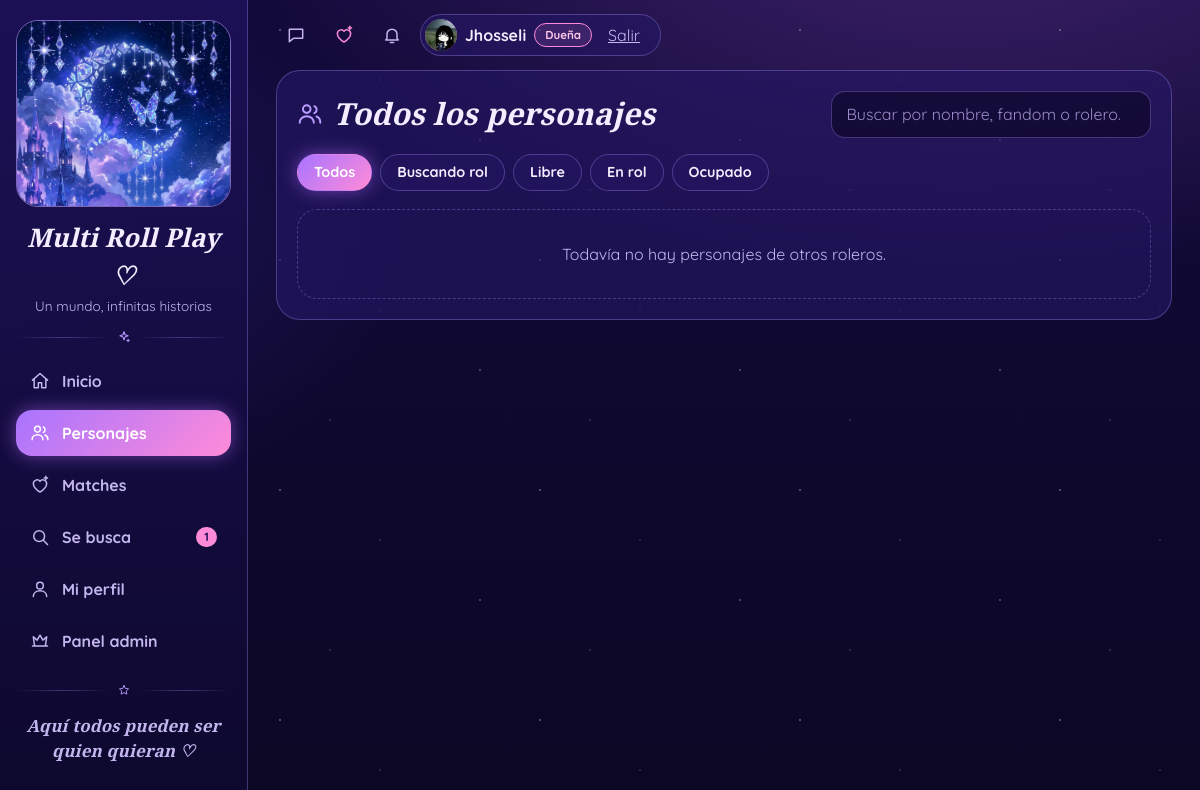
The app's page /personajes (signed in) with its own data.
### app.py (models this page shows)
class Usuario(UserMixin, db.Model):
    id = db.Column(db.Integer, primary_key=True)
    username = db.Column(db.String(80), unique=True, nullable=False)
    password_hash = db.Column(db.String(200), nullable=False)
    role = db.Column(db.String(20), default='user')       # 'user', 'admin', 'owner' (dueña) o 'creator' (creadora)
    puntos = db.Column(db.Integer, default=0)
    is_approved = db.Column(db.Boolean, default=False)         # lo aprueba un admin
    foto_url = db.Column(db.String(300), nullable=True)        # foto de perfil
    bio = db.Column(db.String(300), nullable=True)             # presentación breve
    personajes = db.relationship('Personaje', backref='dueno', lazy=True, cascade='save-update, merge')
    solicitudes = db.relationship('Solicitud', backref='autor', lazy=True,
                                  cascade='all, delete-orphan')
    @property
    def es_dueno(self):          # nivel máximo: la dueña del grupo y la creadora tienen los mismos permisos
        return self.role in ('owner', 'creator')
    @property
    def es_admin(self):          # el nivel máximo también tiene poderes de admin
        return self.role in ('admin', 'owner', 'creator')
    @property
    def etiqueta_rol(self):
        return ('Creadora' if self.role == 'creator' else 'Dueña' if self.role == 'owner'
                else 'Admin' if self.es_admin else 'Rolero')

### app.py (the view)
@app.route('/personajes')
@login_required
def personajes():
    return render_template('personajes.html', personajes=personajes_de_otros())

### app.py (called while the page is built)
@login_manager.user_loader
def load_user(user_id):
    return db.session.get(Usuario, int(user_id))

def listar_pistas():
    carpeta = os.path.join(BASE_DIR, 'static', 'audio')
    try:
        nombres = sorted(f for f in os.listdir(carpeta) if f.lower().endswith(('.mp3', '.ogg', '.m4a', '.wav')))
    except OSError:
        nombres = []
    pistas = []
    for f in nombres:
        titulo = re.sub(r'^\d+[_\-\s]*', '', os.path.splitext(f)[0]).replace('_', ' ').strip()
        pistas.append({'archivo': url_for('static', filename='audio/' + f), 'titulo': titulo.capitalize() or f})
    return pistas

def avatar(usuario, clase=''):
    if usuario is not None and getattr(usuario, 'foto_url', None):
        return Markup('<img class="avatar %s" src="%s" alt="" loading="lazy">') % (clase, usuario.foto_url)
    inicial = (getattr(usuario, 'username', '?') or '?')[0].upper()
    return Markup('<span class="avatar %s">%s</span>') % (clase, inicial)

def csrf_token():
    if '_csrf' not in session:
        session['_csrf'] = secrets.token_hex(16)
    return session['_csrf']

@app.before_request
def proteger_csrf():
    if request.method == 'POST':
        enviado = request.form.get('_csrf') or request.headers.get('X-CSRF-Token', '')
        if not hmac.compare_digest(session.get('_csrf', '').encode(), enviado.encode()):
            abort(400)

def personajes_de_otros():
    return (Personaje.query.join(Usuario, Personaje.usuario_id == Usuario.id)
            .filter(Personaje.usuario_id != current_user.id, Usuario.is_approved == True)  # noqa: E712
            .order_by(Personaje.id.desc()).all())

### iconos.py (called while the page is built)
def ico(nombre, tam=20, clase=''):
    d = _P.get(nombre)
    if d is None:
        return Markup('')
    relleno = 'currentColor' if nombre in _RELLENOS else 'none'
    return Markup(
        f'<svg class="ico {clase}" width="{tam}" height="{tam}" viewBox="0 0 24 24" fill="{relleno}" '
        f'stroke="currentColor" stroke-width="1.8" stroke-linecap="round" stroke-linejoin="round" '
        f'aria-hidden="true" focusable="false"><path d="{d}"/></svg>')

### templates/personajes.html (shortened to what this page needs)
{% extends "base.html" %}
{% from "_tarjeta.html" import tarjeta with context %}
{% block content %}
<section class="panel">
  <div class="cabecera-seccion">
    <h1 class="titulo-seccion cursivo">{{ ico('users', 26) }}Todos los personajes</h1>
    <input id="buscar" class="campo buscador" type="search" placeholder="Buscar por nombre, fandom o rolero…" aria-label="Buscar personajes">
  </div>
  <div class="chips" data-filtros="#rejilla" data-buscador="#buscar" style="margin-bottom:18px">
    <button class="chip activo" data-estado="">Todos</button>
    {% for etiqueta, clase in ESTADOS %}
      <button class="chip" data-estado="{{ etiqueta }}">{{ etiqueta }}</button>
    {% endfor %}
  </div>
  <div>
    <div class="vacio vacio-filtro" {% if personajes %}hidden{% endif %}>
      {% if personajes %}No encontramos personajes con ese filtro.{% else %}Todavía no hay personajes de otros roleros.{% endif %}
    </div>
  </div>
</section>
{% endblock %}

### templates/base.html (shortened to what this page needs)
<!DOCTYPE html>
<html lang="es">
<head>
  <link rel="stylesheet" href="{{ url_for('static', filename='css/style.css') }}">
</head>
<body data-csrf="{{ csrf_token() }}">
{% set ep = request.endpoint %}
<div class="app">
  <aside id="menu" class="sidebar">
    <a href="{{ url_for('home') }}" class="logo-marco" aria-label="Inicio">
      <img src="{{ url_for('static', filename='img/logo.jpg') }}" alt="">
    </a>
    <div class="text-center mt-3">
      <div class="cursivo marca-nombre">{{ NOMBRE_SITIO }} ♡</div>
      <div class="suave" style="font-size:.85rem">{{ LEMA_SITIO }}</div>
    </div>
    <div class="divisor">{{ ico('sparkle', 14) }}</div>
    <nav>
      <a class="nav-link {{ 'activo' if ep == 'home' }}" href="{{ url_for('home') }}">{{ ico('home') }}Inicio</a>
      {% if current_user.is_authenticated %}
      <a class="nav-link {{ 'activo' if ep in ('personajes', 'personaje') }}" href="{{ url_for('personajes') }}">{{ ico('users') }}Personajes</a>
      <a class="nav-link {{ 'activo' if ep in ('descubrir', 'matches', 'conexiones', 'chat') }}" href="{{ url_for('matches') if matches_nuevos else url_for('descubrir') }}">{{ ico('heart-spark') }}Matches
        {% if matches_nuevos %}<span class="contador">{{ matches_nuevos }}</span>{% endif %}</a>
      <a class="nav-link {{ 'activo' if ep == 'solicitados' }}" href="{{ url_for('solicitados') }}">{{ ico('search') }}Se busca
        {% if busquedas_abiertas %}<span class="contador">{{ busquedas_abiertas }}</span>{% endif %}</a>
      <a class="nav-link {{ 'activo' if ep in ('profile', 'perfil_usuario', 'personaje_nuevo', 'personaje_editar') }}" href="{{ url_for('profile') }}">{{ ico('user') }}Mi perfil</a>
      {% if current_user.es_admin %}
      <a class="nav-link {{ 'activo' if ep == 'admin' }}" href="{{ url_for('admin') }}">{{ ico('crown') }}Panel admin</a>
      {% endif %}
      {% else %}
      <a class="nav-link {{ 'activo' if ep == 'login' }}" href="{{ url_for('login') }}">{{ ico('user') }}Entrar</a>
      <a class="nav-link {{ 'activo' if ep == 'register' }}" href="{{ url_for('register') }}">{{ ico('sparkle') }}Registrarse</a>
      {% endif %}
    </nav>
    <div style="margin-top:auto">
      <div class="divisor">{{ ico('star', 12) }}</div>
      <p class="suave text-center cursivo" style="font-size:1.05rem">Aquí todos pueden ser quien quieran ♡</p>
    </div>
  </aside>
  <div class="contenido">
    <header class="topbar">
      {% set pistas = listar_pistas() %}
      {% if current_user.is_authenticated %}
        <button type="button" class="icono-btn" id="chat-btn" aria-label="Mensajes{% if chat_sin_leer %} ({{ chat_sin_leer }} sin leer){% endif %}" title="Mensajes" aria-controls="chat-dock" aria-expanded="false">
          {{ ico('message', 20) }}<span class="contador contador-btn" id="chat-contador" {% if not chat_sin_leer %}hidden{% endif %}>{{ chat_sin_leer }}</span></button>
        <a href="{{ url_for('matches') }}" class="icono-btn corazon" aria-label="Matches{% if matches_nuevos %} ({{ matches_nuevos }} nuevos){% endif %}" title="Matches">
          {{ ico('heart-spark', 20) }}{% if matches_nuevos %}<span class="punto"></span>{% endif %}</a>
        <a href="{{ url_for('conexiones') }}" class="icono-btn" aria-label="Solicitudes{% if solicitudes_pendientes %} ({{ solicitudes_pendientes }} nuevas){% endif %}" title="Solicitudes">
          {{ ico('bell', 20) }}{% if solicitudes_pendientes %}<span class="punto"></span>{% endif %}</a>
        <div class="pastilla-usuario">
          <a href="{{ url_for('profile') }}" class="pastilla-perfil" aria-label="Mi perfil">
            {{ avatar(current_user, 'avatar-sm') }}
            <span class="pastilla-nombre">{{ current_user.username }}</span>
            {% if current_user.es_admin %}<span class="insignia {{ 'insignia-dueno' if current_user.es_dueno else 'insignia-admin' }}">{{ current_user.etiqueta_rol }}</span>{% endif %}
          </a>
          <form method="post" action="{{ url_for('logout') }}" style="display:inline">
            <button class="enlace-salir">Salir</button>
          </form>
        </div>
      {% endif %}
    </header>
    <main>
      {% block content %}{% endblock %}
    </main>
  </div>
</div>
</body>
</html>

### records on screen
Usuario: foto_url (picture), username "Jhosseli", etiqueta_rol "Dueña"

### other values on screen
{{ NOMBRE_SITIO }} "Multi Roll Play"
{{ LEMA_SITIO }} "Un mundo, infinitas historias"
{{ busquedas_abiertas }} "1"
{{ etiqueta }} "Buscando rol" "Libre" "En rol" "Ocupado"
